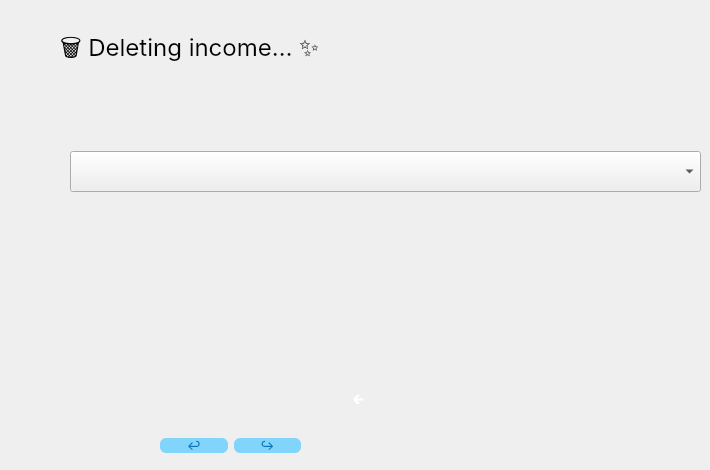
      <widget class="QWidget" name="deleteIncomePage">
       <widget class="QComboBox" name="deleteIncomeComboBox">
        <property name="geometry">
         <rect>
          <x>70</x>
          <y>151</y>
          <width>631</width>
          <height>41</height>
         </rect>
        </property>
        <property name="font">
         <font>
          <family>Inter</family>
          <pointsize>14</pointsize>
         </font>
        </property>
       </widget>
       <widget class="QLabel" name="label_14">
        <property name="geometry">
         <rect>
          <x>60</x>
          <y>30</y>
          <width>391</width>
          <height>41</height>
         </rect>
        </property>
        <property name="font">
         <font>
          <family>Inter</family>
          <pointsize>18</pointsize>
         </font>
        </property>
        <property name="text">
         <string>🗑️ Deleting income… ✨</string>
        </property>
       </widget>
       <widget class="QWidget" name="layoutWidget">
        <property name="geometry">
         <rect>
          <x>160</x>
          <y>430</y>
          <width>141</width>
          <height>31</height>
         </rect>
        </property>
        <layout class="QHBoxLayout" name="horizontalLayout_13">
         <item>
          <widget class="QPushButton" name="cancelIncomeButton_2">
           <property name="font">
            <font>
             <family>Inter</family>
            </font>
           </property>
           <property name="styleSheet">
            <string notr="true">border-radius: 6px;
   background-color: #81D4FA;
        color: #0277BD</string>
           </property>
           <property name="text">
            <string>↩</string>
           </property>
          </widget>
         </item>
         <item>
          <widget class="QPushButton" name="pushButton_27">
           <property name="font">
            <font>
             <family>Inter</family>
            </font>
           </property>
           <property name="styleSheet">
            <string notr="true">border-radius: 6px;
   background-color: #81D4FA;
        color: #0277BD</string>
           </property>
           <property name="text">
            <string>↪</string>
           </property>
          </widget>
         </item>
        </layout>
       </widget>
       <widget class="QWidget" name="layoutWidget">
        <property name="geometry">
         <rect>
          <x>270</x>
          <y>380</y>
          <width>291</width>
          <height>42</height>
         </rect>
        </property>
        <layout class="QHBoxLayout" name="horizontalLayout_14">
         <item>
          <widget class="QPushButton" name="pushButton_15">
           <property name="minimumSize">
            <size>
             <width>40</width>
             <height>40</height>
            </size>
           </property>
           <property name="maximumSize">
            <size>
             <width>40</width>
             <height>40</height>
            </size>
           </property>
           <property name="font">
            <font>
             <family>Inter</family>
             <pointsize>-1</pointsize>
             <weight>75</weight>
             <bold>true</bold>
            </font>
           </property>
           <property name="styleSheet">
            <string notr="true">QPushButton {
    background: qlineargradient(x1:0, y1:0, x2:0, y2:1,
                               stop:0 #8B5CF6, stop:1 #7C3AED);
    color: white;
    border: none;
    border-radius: 50%;  /* Круглая форма */
    padding: 0px;        /* Убрать padding для круга */
    font-size: 14px;
    font-weight: bold;
    min-width: 40px;     /* Размер круга */
    min-height: 40px;    /* Размер круга */
    max-width: 40px;     /* Фиксированный размер */
    max-height: 40px;    /* Фиксированный размер */
}

QPushButton:hover {
    background: qlineargradient(x1:0, y1:0, x2:0, y2:1,
                               stop:0 #9D78F8, stop:1 #8B5CF6);
}

QPushButton:pressed {
    background: qlineargradient(x1:0, y1:0, x2:0, y2:1,
                               stop:0 #7C3AED, stop:1 #6D28D9);
}</string>
           </property>
           <property name="text">
            <string>🡰</string>
           </property>
          </widget>
         </item>
         <item>
          <widget class="QPushButton" name="deleteIncomeButton">
           <property name="minimumSize">
            <size>
             <width>40</width>
             <height>40</height>
            </size>
           </property>
           <property name="maximumSize">
            <size>
             <width>40</width>
             <height>40</height>
            </size>
           </property>
           <property name="styleSheet">
            <string notr="true">QPushButton {
    background: qlineargradient(x1:0, y1:0, x2:0, y2:1,
                               stop:0 #8B5CF6, stop:1 #7C3AED);
    color: white;
    border: none;
    border-radius: 50%;  /* Круглая форма */
    padding: 0px;        /* Убрать padding для круга */
    font-size: 14px;
    font-weight: bold;
    min-width: 40px;     /* Размер круга */
    min-height: 40px;    /* Размер круга */
    max-width: 40px;     /* Фиксированный размер */
    max-height: 40px;    /* Фиксированный размер */
}

QPushButton:hover {
    background: qlineargradient(x1:0, y1:0, x2:0, y2:1,
                               stop:0 #9D78F8, stop:1 #8B5CF6);
}

QPushButton:pressed {
    background: qlineargradient(x1:0, y1:0, x2:0, y2:1,
                               stop:0 #7C3AED, stop:1 #6D28D9);
}

QPushButton:hover {
    background: qlineargradient(x1:0, y1:0, x2:0, y2:1,
                               stop:0 #9D78F8, stop:1 #8B5CF6);
}

QPushButton:pressed {
    background: qlineargradient(x1:0, y1:0, x2:0, y2:1,
                               stop:0 #7C3AED, stop:1 #6D28D9);
}
QPushButton:hover {
    background: qlineargradient(x1:0, y1:0, x2:0, y2:1,
                               stop:0 #9D78F8, stop:1 #8B5CF6);
}

QPushButton:pressed {
    background: qlineargradient(x1:0, y1:0, x2:0, y2:1,
                               stop:0 #7C3AED, stop:1 #6D28D9);
}</string>
           </property>
           <property name="text">
            <string/>
           </property>
           <property name="icon">
            <iconset>
             <normaloff>../Sidebar/icon/delete.png</normaloff>../Sidebar/icon/delete.png</iconset>
           </property>
           <property name="iconSize">
            <size>
             <width>50</width>
             <height>50</height>
            </size>
           </property>
          </widget>
         </item>
        </layout>
       </widget>
      </widget>
